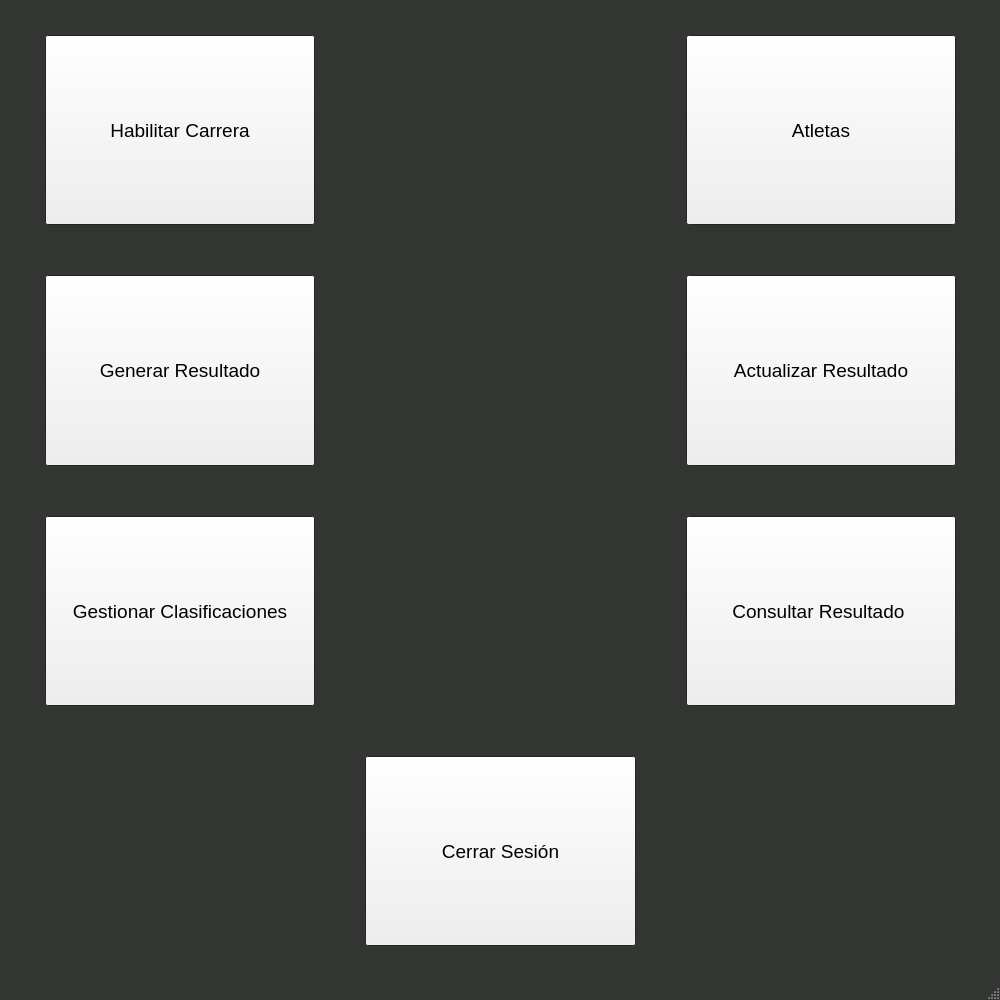
<?xml version="1.0" encoding="UTF-8"?>
<ui version="4.0">
 <class>MainWindow</class>
 <widget class="QMainWindow" name="MainWindow">
  <property name="enabled">
   <bool>true</bool>
  </property>
  <property name="geometry">
   <rect>
    <x>0</x>
    <y>0</y>
    <width>1000</width>
    <height>1000</height>
   </rect>
  </property>
  <property name="palette">
   <palette>
    <active>
     <colorrole role="WindowText">
      <brush brushstyle="SolidPattern">
       <color alpha="255">
        <red>245</red>
        <green>226</green>
        <blue>200</blue>
       </color>
      </brush>
     </colorrole>
     <colorrole role="Text">
      <brush brushstyle="SolidPattern">
       <color alpha="255">
        <red>0</red>
        <green>0</green>
        <blue>0</blue>
       </color>
      </brush>
     </colorrole>
     <colorrole role="Base">
      <brush brushstyle="SolidPattern">
       <color alpha="255">
        <red>255</red>
        <green>255</green>
        <blue>255</blue>
       </color>
      </brush>
     </colorrole>
     <colorrole role="Window">
      <brush brushstyle="SolidPattern">
       <color alpha="255">
        <red>51</red>
        <green>53</green>
        <blue>51</blue>
       </color>
      </brush>
     </colorrole>
     <colorrole role="Shadow">
      <brush brushstyle="SolidPattern">
       <color alpha="255">
        <red>105</red>
        <green>105</green>
        <blue>105</blue>
       </color>
      </brush>
     </colorrole>
     <colorrole role="HighlightedText">
      <brush brushstyle="SolidPattern">
       <color alpha="255">
        <red>255</red>
        <green>255</green>
        <blue>255</blue>
       </color>
      </brush>
     </colorrole>
     <colorrole role="ToolTipText">
      <brush brushstyle="SolidPattern">
       <color alpha="255">
        <red>0</red>
        <green>0</green>
        <blue>0</blue>
       </color>
      </brush>
     </colorrole>
     <colorrole role="PlaceholderText">
      <brush brushstyle="SolidPattern">
       <color alpha="128">
        <red>0</red>
        <green>0</green>
        <blue>0</blue>
       </color>
      </brush>
     </colorrole>
    </active>
    <inactive>
     <colorrole role="WindowText">
      <brush brushstyle="SolidPattern">
       <color alpha="255">
        <red>245</red>
        <green>226</green>
        <blue>200</blue>
       </color>
      </brush>
     </colorrole>
     <colorrole role="Text">
      <brush brushstyle="SolidPattern">
       <color alpha="255">
        <red>0</red>
        <green>0</green>
        <blue>0</blue>
       </color>
      </brush>
     </colorrole>
     <colorrole role="Base">
      <brush brushstyle="SolidPattern">
       <color alpha="255">
        <red>255</red>
        <green>255</green>
        <blue>255</blue>
       </color>
      </brush>
     </colorrole>
     <colorrole role="Window">
      <brush brushstyle="SolidPattern">
       <color alpha="255">
        <red>51</red>
        <green>53</green>
        <blue>51</blue>
       </color>
      </brush>
     </colorrole>
     <colorrole role="Shadow">
      <brush brushstyle="SolidPattern">
       <color alpha="255">
        <red>105</red>
        <green>105</green>
        <blue>105</blue>
       </color>
      </brush>
     </colorrole>
     <colorrole role="HighlightedText">
      <brush brushstyle="SolidPattern">
       <color alpha="255">
        <red>0</red>
        <green>0</green>
        <blue>0</blue>
       </color>
      </brush>
     </colorrole>
     <colorrole role="ToolTipText">
      <brush brushstyle="SolidPattern">
       <color alpha="255">
        <red>0</red>
        <green>0</green>
        <blue>0</blue>
       </color>
      </brush>
     </colorrole>
     <colorrole role="PlaceholderText">
      <brush brushstyle="SolidPattern">
       <color alpha="128">
        <red>0</red>
        <green>0</green>
        <blue>0</blue>
       </color>
      </brush>
     </colorrole>
    </inactive>
    <disabled>
     <colorrole role="WindowText">
      <brush brushstyle="SolidPattern">
       <color alpha="255">
        <red>120</red>
        <green>120</green>
        <blue>120</blue>
       </color>
      </brush>
     </colorrole>
     <colorrole role="Text">
      <brush brushstyle="SolidPattern">
       <color alpha="255">
        <red>120</red>
        <green>120</green>
        <blue>120</blue>
       </color>
      </brush>
     </colorrole>
     <colorrole role="Base">
      <brush brushstyle="SolidPattern">
       <color alpha="255">
        <red>51</red>
        <green>53</green>
        <blue>51</blue>
       </color>
      </brush>
     </colorrole>
     <colorrole role="Window">
      <brush brushstyle="SolidPattern">
       <color alpha="255">
        <red>89</red>
        <green>93</green>
        <blue>89</blue>
       </color>
      </brush>
     </colorrole>
     <colorrole role="Shadow">
      <brush brushstyle="SolidPattern">
       <color alpha="255">
        <red>0</red>
        <green>0</green>
        <blue>0</blue>
       </color>
      </brush>
     </colorrole>
     <colorrole role="HighlightedText">
      <brush brushstyle="SolidPattern">
       <color alpha="255">
        <red>255</red>
        <green>255</green>
        <blue>255</blue>
       </color>
      </brush>
     </colorrole>
     <colorrole role="ToolTipText">
      <brush brushstyle="SolidPattern">
       <color alpha="255">
        <red>0</red>
        <green>0</green>
        <blue>0</blue>
       </color>
      </brush>
     </colorrole>
     <colorrole role="PlaceholderText">
      <brush brushstyle="SolidPattern">
       <color alpha="128">
        <red>0</red>
        <green>0</green>
        <blue>0</blue>
       </color>
      </brush>
     </colorrole>
    </disabled>
   </palette>
  </property>
  <property name="font">
   <font>
    <pointsize>7</pointsize>
   </font>
  </property>
  <property name="windowTitle">
   <string>Gestion Media Maraton</string>
  </property>
  <widget class="QWidget" name="centralwidget">
   <widget class="QWidget" name="gridLayoutWidget">
    <property name="geometry">
     <rect>
      <x>20</x>
      <y>10</y>
      <width>961</width>
      <height>961</height>
     </rect>
    </property>
    <layout class="QGridLayout" name="gridLayout" rowstretch="0,0,0,0" columnstretch="0,0,0">
     <property name="leftMargin">
      <number>25</number>
     </property>
     <property name="topMargin">
      <number>25</number>
     </property>
     <property name="rightMargin">
      <number>25</number>
     </property>
     <property name="bottomMargin">
      <number>25</number>
     </property>
     <property name="spacing">
      <number>50</number>
     </property>
     <item row="0" column="2">
      <widget class="QPushButton" name="pushButton">
       <property name="sizePolicy">
        <sizepolicy hsizetype="Minimum" vsizetype="Minimum">
         <horstretch>0</horstretch>
         <verstretch>0</verstretch>
        </sizepolicy>
       </property>
       <property name="font">
        <font>
         <pointsize>14</pointsize>
        </font>
       </property>
       <property name="text">
        <string>Atletas</string>
       </property>
      </widget>
     </item>
     <item row="0" column="0">
      <widget class="QPushButton" name="pushButton_6">
       <property name="enabled">
        <bool>true</bool>
       </property>
       <property name="sizePolicy">
        <sizepolicy hsizetype="Minimum" vsizetype="Minimum">
         <horstretch>0</horstretch>
         <verstretch>0</verstretch>
        </sizepolicy>
       </property>
       <property name="sizeIncrement">
        <size>
         <width>0</width>
         <height>0</height>
        </size>
       </property>
       <property name="baseSize">
        <size>
         <width>0</width>
         <height>0</height>
        </size>
       </property>
       <property name="font">
        <font>
         <pointsize>14</pointsize>
        </font>
       </property>
       <property name="text">
        <string>Habilitar Carrera</string>
       </property>
       <property name="iconSize">
        <size>
         <width>16</width>
         <height>16</height>
        </size>
       </property>
      </widget>
     </item>
     <item row="2" column="0">
      <widget class="QPushButton" name="pushButton_4">
       <property name="sizePolicy">
        <sizepolicy hsizetype="Minimum" vsizetype="Minimum">
         <horstretch>0</horstretch>
         <verstretch>0</verstretch>
        </sizepolicy>
       </property>
       <property name="font">
        <font>
         <pointsize>14</pointsize>
        </font>
       </property>
       <property name="text">
        <string>Gestionar Clasificaciones</string>
       </property>
      </widget>
     </item>
     <item row="3" column="1">
      <widget class="QPushButton" name="closer">
       <property name="sizePolicy">
        <sizepolicy hsizetype="Minimum" vsizetype="Minimum">
         <horstretch>0</horstretch>
         <verstretch>0</verstretch>
        </sizepolicy>
       </property>
       <property name="font">
        <font>
         <pointsize>14</pointsize>
        </font>
       </property>
       <property name="text">
        <string>Cerrar Sesión</string>
       </property>
      </widget>
     </item>
     <item row="2" column="2">
      <widget class="QPushButton" name="pushButton_3">
       <property name="sizePolicy">
        <sizepolicy hsizetype="Minimum" vsizetype="Minimum">
         <horstretch>0</horstretch>
         <verstretch>0</verstretch>
        </sizepolicy>
       </property>
       <property name="font">
        <font>
         <pointsize>14</pointsize>
        </font>
       </property>
       <property name="text">
        <string>Consultar Resultado </string>
       </property>
      </widget>
     </item>
     <item row="1" column="0">
      <widget class="QPushButton" name="pushButton_5">
       <property name="sizePolicy">
        <sizepolicy hsizetype="Minimum" vsizetype="Minimum">
         <horstretch>0</horstretch>
         <verstretch>0</verstretch>
        </sizepolicy>
       </property>
       <property name="font">
        <font>
         <pointsize>14</pointsize>
        </font>
       </property>
       <property name="text">
        <string>Generar Resultado</string>
       </property>
      </widget>
     </item>
     <item row="1" column="2">
      <widget class="QPushButton" name="pushButton_2">
       <property name="sizePolicy">
        <sizepolicy hsizetype="Minimum" vsizetype="Minimum">
         <horstretch>0</horstretch>
         <verstretch>0</verstretch>
        </sizepolicy>
       </property>
       <property name="font">
        <font>
         <pointsize>14</pointsize>
        </font>
       </property>
       <property name="text">
        <string>Actualizar Resultado</string>
       </property>
      </widget>
     </item>
    </layout>
   </widget>
  </widget>
  <widget class="QStatusBar" name="statusbar"/>
 </widget>
 <resources/>
 <connections>
  <connection>
   <sender>closer</sender>
   <signal>clicked()</signal>
   <receiver>MainWindow</receiver>
   <slot>close()</slot>
   <hints>
    <hint type="sourcelabel">
     <x>485</x>
     <y>377</y>
    </hint>
    <hint type="destinationlabel">
     <x>639</x>
     <y>359</y>
    </hint>
   </hints>
  </connection>
 </connections>
</ui>
